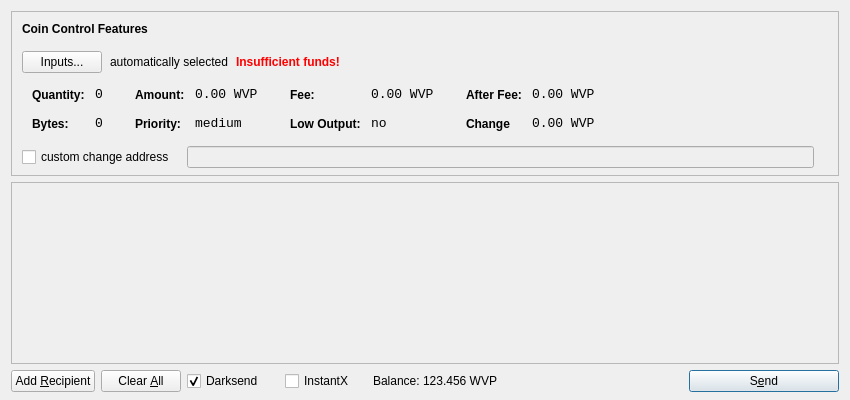
<?xml version="1.0" encoding="UTF-8"?>
<ui version="4.0">
 <class>SendCoinsDialog</class>
 <widget class="QDialog" name="SendCoinsDialog">
  <property name="geometry">
   <rect>
    <x>0</x>
    <y>0</y>
    <width>850</width>
    <height>400</height>
   </rect>
  </property>
  <property name="windowTitle">
   <string>Send Coins</string>
  </property>
  <layout class="QVBoxLayout" name="verticalLayout" stretch="0,1,0">
   <property name="bottomMargin">
    <number>8</number>
   </property>
   <item>
    <widget class="QFrame" name="frameCoinControl">
     <property name="sizePolicy">
      <sizepolicy hsizetype="Expanding" vsizetype="Expanding">
       <horstretch>0</horstretch>
       <verstretch>0</verstretch>
      </sizepolicy>
     </property>
     <property name="maximumSize">
      <size>
       <width>16777215</width>
       <height>16777215</height>
      </size>
     </property>
     <property name="frameShape">
      <enum>QFrame::StyledPanel</enum>
     </property>
     <property name="frameShadow">
      <enum>QFrame::Sunken</enum>
     </property>
     <layout class="QVBoxLayout" name="verticalLayoutCoinControl2">
      <property name="spacing">
       <number>-1</number>
      </property>
      <property name="leftMargin">
       <number>0</number>
      </property>
      <property name="topMargin">
       <number>0</number>
      </property>
      <property name="rightMargin">
       <number>0</number>
      </property>
      <property name="bottomMargin">
       <number>6</number>
      </property>
      <item>
       <layout class="QVBoxLayout" name="verticalLayoutCoinControl" stretch="0,0,0,0,1">
        <property name="spacing">
         <number>0</number>
        </property>
        <property name="leftMargin">
         <number>10</number>
        </property>
        <property name="topMargin">
         <number>10</number>
        </property>
        <item>
         <layout class="QHBoxLayout" name="horizontalLayoutCoinControl1">
          <property name="bottomMargin">
           <number>15</number>
          </property>
          <item>
           <widget class="QLabel" name="labelCoinControlFeatures">
            <property name="sizePolicy">
             <sizepolicy hsizetype="Preferred" vsizetype="Maximum">
              <horstretch>0</horstretch>
              <verstretch>0</verstretch>
             </sizepolicy>
            </property>
            <property name="font">
             <font>
              <weight>75</weight>
              <bold>true</bold>
             </font>
            </property>
            <property name="styleSheet">
             <string notr="true">font-weight:bold;</string>
            </property>
            <property name="text">
             <string>Coin Control Features</string>
            </property>
           </widget>
          </item>
         </layout>
        </item>
        <item>
         <layout class="QHBoxLayout" name="horizontalLayoutCoinControl2" stretch="0,0,0,0">
          <property name="spacing">
           <number>8</number>
          </property>
          <property name="bottomMargin">
           <number>10</number>
          </property>
          <item>
           <widget class="QPushButton" name="pushButtonCoinControl">
            <property name="styleSheet">
             <string notr="true"/>
            </property>
            <property name="text">
             <string>Inputs...</string>
            </property>
           </widget>
          </item>
          <item>
           <widget class="QLabel" name="labelCoinControlAutomaticallySelected">
            <property name="text">
             <string>automatically selected</string>
            </property>
            <property name="margin">
             <number>5</number>
            </property>
           </widget>
          </item>
          <item>
           <widget class="QLabel" name="labelCoinControlInsuffFunds">
            <property name="font">
             <font>
              <weight>75</weight>
              <bold>true</bold>
             </font>
            </property>
            <property name="styleSheet">
             <string notr="true">color:red;font-weight:bold;</string>
            </property>
            <property name="text">
             <string>Insufficient funds!</string>
            </property>
            <property name="margin">
             <number>5</number>
            </property>
           </widget>
          </item>
          <item>
           <spacer name="horizontalSpacerCoinControl">
            <property name="orientation">
             <enum>Qt::Horizontal</enum>
            </property>
            <property name="sizeHint" stdset="0">
             <size>
              <width>40</width>
              <height>1</height>
             </size>
            </property>
           </spacer>
          </item>
         </layout>
        </item>
        <item>
         <widget class="QWidget" name="widgetCoinControl" native="true">
          <property name="sizePolicy">
           <sizepolicy hsizetype="Preferred" vsizetype="Preferred">
            <horstretch>0</horstretch>
            <verstretch>0</verstretch>
           </sizepolicy>
          </property>
          <property name="minimumSize">
           <size>
            <width>0</width>
            <height>0</height>
           </size>
          </property>
          <property name="styleSheet">
           <string notr="true"/>
          </property>
          <layout class="QHBoxLayout" name="horizontalLayoutCoinControl5">
           <property name="margin">
            <number>0</number>
           </property>
           <item>
            <layout class="QHBoxLayout" name="horizontalLayoutCoinControl3" stretch="0,0,0,1">
             <property name="spacing">
              <number>20</number>
             </property>
             <property name="topMargin">
              <number>0</number>
             </property>
             <property name="bottomMargin">
              <number>10</number>
             </property>
             <item>
              <layout class="QFormLayout" name="formLayoutCoinControl1">
               <property name="horizontalSpacing">
                <number>10</number>
               </property>
               <property name="verticalSpacing">
                <number>14</number>
               </property>
               <property name="leftMargin">
                <number>10</number>
               </property>
               <property name="topMargin">
                <number>4</number>
               </property>
               <property name="rightMargin">
                <number>6</number>
               </property>
               <item row="0" column="0">
                <widget class="QLabel" name="labelCoinControlQuantityText">
                 <property name="styleSheet">
                  <string notr="true">font-weight:bold;</string>
                 </property>
                 <property name="text">
                  <string>Quantity:</string>
                 </property>
                 <property name="margin">
                  <number>0</number>
                 </property>
                </widget>
               </item>
               <item row="0" column="1">
                <widget class="QLabel" name="labelCoinControlQuantity">
                 <property name="font">
                  <font>
                   <family>Monospace</family>
                   <pointsize>10</pointsize>
                  </font>
                 </property>
                 <property name="cursor">
                  <cursorShape>IBeamCursor</cursorShape>
                 </property>
                 <property name="contextMenuPolicy">
                  <enum>Qt::ActionsContextMenu</enum>
                 </property>
                 <property name="text">
                  <string>0</string>
                 </property>
                 <property name="margin">
                  <number>0</number>
                 </property>
                 <property name="textInteractionFlags">
                  <set>Qt::LinksAccessibleByMouse|Qt::TextSelectableByKeyboard|Qt::TextSelectableByMouse</set>
                 </property>
                </widget>
               </item>
               <item row="1" column="0">
                <widget class="QLabel" name="labelCoinControlBytesText">
                 <property name="styleSheet">
                  <string notr="true">font-weight:bold;</string>
                 </property>
                 <property name="text">
                  <string>Bytes:</string>
                 </property>
                </widget>
               </item>
               <item row="1" column="1">
                <widget class="QLabel" name="labelCoinControlBytes">
                 <property name="font">
                  <font>
                   <family>Monospace</family>
                   <pointsize>10</pointsize>
                  </font>
                 </property>
                 <property name="cursor">
                  <cursorShape>IBeamCursor</cursorShape>
                 </property>
                 <property name="contextMenuPolicy">
                  <enum>Qt::ActionsContextMenu</enum>
                 </property>
                 <property name="text">
                  <string>0</string>
                 </property>
                 <property name="textInteractionFlags">
                  <set>Qt::LinksAccessibleByMouse|Qt::TextSelectableByKeyboard|Qt::TextSelectableByMouse</set>
                 </property>
                </widget>
               </item>
              </layout>
             </item>
             <item>
              <layout class="QFormLayout" name="formLayoutCoinControl2">
               <property name="horizontalSpacing">
                <number>10</number>
               </property>
               <property name="verticalSpacing">
                <number>14</number>
               </property>
               <property name="leftMargin">
                <number>6</number>
               </property>
               <property name="topMargin">
                <number>4</number>
               </property>
               <property name="rightMargin">
                <number>6</number>
               </property>
               <item row="0" column="0">
                <widget class="QLabel" name="labelCoinControlAmountText">
                 <property name="styleSheet">
                  <string notr="true">font-weight:bold;</string>
                 </property>
                 <property name="text">
                  <string>Amount:</string>
                 </property>
                 <property name="margin">
                  <number>0</number>
                 </property>
                </widget>
               </item>
               <item row="0" column="1">
                <widget class="QLabel" name="labelCoinControlAmount">
                 <property name="font">
                  <font>
                   <family>Monospace</family>
                   <pointsize>10</pointsize>
                  </font>
                 </property>
                 <property name="cursor">
                  <cursorShape>IBeamCursor</cursorShape>
                 </property>
                 <property name="contextMenuPolicy">
                  <enum>Qt::ActionsContextMenu</enum>
                 </property>
                 <property name="text">
                  <string>0.00 WVP</string>
                 </property>
                 <property name="textInteractionFlags">
                  <set>Qt::LinksAccessibleByMouse|Qt::TextSelectableByKeyboard|Qt::TextSelectableByMouse</set>
                 </property>
                </widget>
               </item>
               <item row="1" column="0">
                <widget class="QLabel" name="labelCoinControlPriorityText">
                 <property name="styleSheet">
                  <string notr="true">font-weight:bold;</string>
                 </property>
                 <property name="text">
                  <string>Priority:</string>
                 </property>
                </widget>
               </item>
               <item row="1" column="1">
                <widget class="QLabel" name="labelCoinControlPriority">
                 <property name="font">
                  <font>
                   <family>Monospace</family>
                   <pointsize>10</pointsize>
                  </font>
                 </property>
                 <property name="cursor">
                  <cursorShape>IBeamCursor</cursorShape>
                 </property>
                 <property name="contextMenuPolicy">
                  <enum>Qt::ActionsContextMenu</enum>
                 </property>
                 <property name="text">
                  <string>medium</string>
                 </property>
                 <property name="textInteractionFlags">
                  <set>Qt::LinksAccessibleByMouse|Qt::TextSelectableByKeyboard|Qt::TextSelectableByMouse</set>
                 </property>
                </widget>
               </item>
              </layout>
             </item>
             <item>
              <layout class="QFormLayout" name="formLayoutCoinControl3">
               <property name="horizontalSpacing">
                <number>10</number>
               </property>
               <property name="verticalSpacing">
                <number>14</number>
               </property>
               <property name="leftMargin">
                <number>6</number>
               </property>
               <property name="topMargin">
                <number>4</number>
               </property>
               <property name="rightMargin">
                <number>6</number>
               </property>
               <item row="0" column="0">
                <widget class="QLabel" name="labelCoinControlFeeText">
                 <property name="styleSheet">
                  <string notr="true">font-weight:bold;</string>
                 </property>
                 <property name="text">
                  <string>Fee:</string>
                 </property>
                 <property name="margin">
                  <number>0</number>
                 </property>
                </widget>
               </item>
               <item row="0" column="1">
                <widget class="QLabel" name="labelCoinControlFee">
                 <property name="font">
                  <font>
                   <family>Monospace</family>
                   <pointsize>10</pointsize>
                  </font>
                 </property>
                 <property name="cursor">
                  <cursorShape>IBeamCursor</cursorShape>
                 </property>
                 <property name="contextMenuPolicy">
                  <enum>Qt::ActionsContextMenu</enum>
                 </property>
                 <property name="text">
                  <string>0.00 WVP</string>
                 </property>
                 <property name="textInteractionFlags">
                  <set>Qt::LinksAccessibleByMouse|Qt::TextSelectableByKeyboard|Qt::TextSelectableByMouse</set>
                 </property>
                </widget>
               </item>
               <item row="1" column="0">
                <widget class="QLabel" name="labelCoinControlLowOutputText">
                 <property name="styleSheet">
                  <string notr="true">font-weight:bold;</string>
                 </property>
                 <property name="text">
                  <string>Low Output:</string>
                 </property>
                </widget>
               </item>
               <item row="1" column="1">
                <widget class="QLabel" name="labelCoinControlLowOutput">
                 <property name="font">
                  <font>
                   <family>Monospace</family>
                   <pointsize>10</pointsize>
                  </font>
                 </property>
                 <property name="cursor">
                  <cursorShape>IBeamCursor</cursorShape>
                 </property>
                 <property name="contextMenuPolicy">
                  <enum>Qt::ActionsContextMenu</enum>
                 </property>
                 <property name="text">
                  <string>no</string>
                 </property>
                 <property name="textInteractionFlags">
                  <set>Qt::LinksAccessibleByMouse|Qt::TextSelectableByKeyboard|Qt::TextSelectableByMouse</set>
                 </property>
                </widget>
               </item>
              </layout>
             </item>
             <item>
              <layout class="QFormLayout" name="formLayoutCoinControl4">
               <property name="horizontalSpacing">
                <number>10</number>
               </property>
               <property name="verticalSpacing">
                <number>14</number>
               </property>
               <property name="leftMargin">
                <number>6</number>
               </property>
               <property name="topMargin">
                <number>4</number>
               </property>
               <property name="rightMargin">
                <number>6</number>
               </property>
               <item row="0" column="0">
                <widget class="QLabel" name="labelCoinControlAfterFeeText">
                 <property name="styleSheet">
                  <string notr="true">font-weight:bold;</string>
                 </property>
                 <property name="text">
                  <string>After Fee:</string>
                 </property>
                 <property name="margin">
                  <number>0</number>
                 </property>
                </widget>
               </item>
               <item row="0" column="1">
                <widget class="QLabel" name="labelCoinControlAfterFee">
                 <property name="font">
                  <font>
                   <family>Monospace</family>
                   <pointsize>10</pointsize>
                  </font>
                 </property>
                 <property name="cursor">
                  <cursorShape>IBeamCursor</cursorShape>
                 </property>
                 <property name="contextMenuPolicy">
                  <enum>Qt::ActionsContextMenu</enum>
                 </property>
                 <property name="text">
                  <string>0.00 WVP</string>
                 </property>
                 <property name="textInteractionFlags">
                  <set>Qt::LinksAccessibleByMouse|Qt::TextSelectableByKeyboard|Qt::TextSelectableByMouse</set>
                 </property>
                </widget>
               </item>
               <item row="1" column="0">
                <widget class="QLabel" name="labelCoinControlChangeText">
                 <property name="styleSheet">
                  <string notr="true">font-weight:bold;</string>
                 </property>
                 <property name="text">
                  <string>Change</string>
                 </property>
                </widget>
               </item>
               <item row="1" column="1">
                <widget class="QLabel" name="labelCoinControlChange">
                 <property name="font">
                  <font>
                   <family>Monospace</family>
                   <pointsize>10</pointsize>
                  </font>
                 </property>
                 <property name="cursor">
                  <cursorShape>IBeamCursor</cursorShape>
                 </property>
                 <property name="contextMenuPolicy">
                  <enum>Qt::ActionsContextMenu</enum>
                 </property>
                 <property name="text">
                  <string>0.00 WVP</string>
                 </property>
                 <property name="textInteractionFlags">
                  <set>Qt::LinksAccessibleByMouse|Qt::TextSelectableByKeyboard|Qt::TextSelectableByMouse</set>
                 </property>
                </widget>
               </item>
              </layout>
             </item>
            </layout>
           </item>
          </layout>
         </widget>
        </item>
        <item>
         <layout class="QHBoxLayout" name="horizontalLayoutCoinControl4" stretch="0,0,0">
          <property name="spacing">
           <number>12</number>
          </property>
          <property name="sizeConstraint">
           <enum>QLayout::SetDefaultConstraint</enum>
          </property>
          <property name="topMargin">
           <number>5</number>
          </property>
          <property name="rightMargin">
           <number>5</number>
          </property>
          <item>
           <widget class="QCheckBox" name="checkBoxCoinControlChange">
            <property name="text">
             <string>custom change address</string>
            </property>
           </widget>
          </item>
          <item>
           <widget class="QLineEdit" name="lineEditCoinControlChange">
            <property name="enabled">
             <bool>false</bool>
            </property>
            <property name="sizePolicy">
             <sizepolicy hsizetype="Expanding" vsizetype="Fixed">
              <horstretch>0</horstretch>
              <verstretch>0</verstretch>
             </sizepolicy>
            </property>
           </widget>
          </item>
          <item>
           <widget class="QLabel" name="labelCoinControlChangeLabel">
            <property name="sizePolicy">
             <sizepolicy hsizetype="Preferred" vsizetype="Expanding">
              <horstretch>0</horstretch>
              <verstretch>0</verstretch>
             </sizepolicy>
            </property>
            <property name="minimumSize">
             <size>
              <width>0</width>
              <height>0</height>
             </size>
            </property>
            <property name="text">
             <string/>
            </property>
            <property name="margin">
             <number>3</number>
            </property>
           </widget>
          </item>
         </layout>
        </item>
        <item>
         <spacer name="verticalSpacerCoinControl">
          <property name="orientation">
           <enum>Qt::Vertical</enum>
          </property>
          <property name="sizeHint" stdset="0">
           <size>
            <width>800</width>
            <height>1</height>
           </size>
          </property>
         </spacer>
        </item>
       </layout>
      </item>
     </layout>
    </widget>
   </item>
   <item>
    <widget class="QScrollArea" name="scrollArea">
     <property name="widgetResizable">
      <bool>true</bool>
     </property>
     <widget class="QWidget" name="scrollAreaWidgetContents">
      <property name="geometry">
       <rect>
        <x>0</x>
        <y>0</y>
        <width>830</width>
        <height>165</height>
       </rect>
      </property>
      <layout class="QVBoxLayout" name="verticalLayout_2">
       <property name="margin">
        <number>0</number>
       </property>
       <item>
        <layout class="QVBoxLayout" name="entries">
         <property name="spacing">
          <number>6</number>
         </property>
        </layout>
       </item>
       <item>
        <spacer name="verticalSpacer">
         <property name="orientation">
          <enum>Qt::Vertical</enum>
         </property>
         <property name="sizeHint" stdset="0">
          <size>
           <width>20</width>
           <height>40</height>
          </size>
         </property>
        </spacer>
       </item>
      </layout>
     </widget>
    </widget>
   </item>
   <item>
    <layout class="QHBoxLayout" name="horizontalLayout">
     <item>
      <widget class="QPushButton" name="addButton">
       <property name="toolTip">
        <string>Send to multiple recipients at once</string>
       </property>
       <property name="text">
        <string>Add &amp;Recipient</string>
       </property>
       <property name="autoDefault">
        <bool>false</bool>
       </property>
      </widget>
     </item>
     <item>
      <widget class="QPushButton" name="clearButton">
       <property name="sizePolicy">
        <sizepolicy hsizetype="Minimum" vsizetype="Fixed">
         <horstretch>0</horstretch>
         <verstretch>0</verstretch>
        </sizepolicy>
       </property>
       <property name="toolTip">
        <string>Remove all transaction fields</string>
       </property>
       <property name="text">
        <string>Clear &amp;All</string>
       </property>
       <property name="autoRepeatDelay">
        <number>300</number>
       </property>
       <property name="autoDefault">
        <bool>false</bool>
       </property>
      </widget>
     </item>
     <item>
      <layout class="QHBoxLayout" name="horizontalLayout_2">
       <property name="spacing">
        <number>3</number>
       </property>
        <item>
        <widget class="QCheckBox" name="checkUseDarksend">
         <property name="minimumSize">
          <size>
           <width>95</width>
           <height>0</height>
          </size>
         </property>
         <property name="text">
          <string>Darksend</string>
         </property>
         <property name="checked">
          <bool>true</bool>
         </property>
        </widget>
       </item>
       <item>
        <widget class="QCheckBox" name="checkInstantX">
         <property name="enabled">
          <bool>true</bool>
         </property>
         <property name="minimumSize">
          <size>
           <width>85</width>
           <height>0</height>
          </size>
         </property>
         <property name="text">
          <string>InstantX</string>
         </property>
        </widget>
       </item>
       <item>
        <widget class="QLabel" name="label">
         <property name="sizePolicy">
          <sizepolicy hsizetype="Preferred" vsizetype="Fixed">
           <horstretch>0</horstretch>
           <verstretch>0</verstretch>
          </sizepolicy>
         </property>
         <property name="text">
          <string>Balance:</string>
         </property>
        </widget>
       </item>
       <item>
        <widget class="QLabel" name="labelBalance">
         <property name="sizePolicy">
          <sizepolicy hsizetype="Preferred" vsizetype="Fixed">
           <horstretch>0</horstretch>
           <verstretch>0</verstretch>
          </sizepolicy>
         </property>
         <property name="cursor">
          <cursorShape>IBeamCursor</cursorShape>
         </property>
         <property name="text">
          <string>123.456 WVP</string>
         </property>
         <property name="textInteractionFlags">
          <set>Qt::LinksAccessibleByMouse|Qt::TextSelectableByKeyboard|Qt::TextSelectableByMouse</set>
         </property>
        </widget>
       </item>
      </layout>
     </item>
     <item>
      <spacer name="horizontalSpacer">
       <property name="orientation">
        <enum>Qt::Horizontal</enum>
       </property>
       <property name="sizeHint" stdset="0">
        <size>
         <width>40</width>
         <height>20</height>
        </size>
       </property>
      </spacer>
     </item>
     <item>
      <widget class="QPushButton" name="sendButton">
       <property name="minimumSize">
        <size>
         <width>150</width>
         <height>0</height>
        </size>
       </property>
       <property name="toolTip">
        <string>Confirm the send action</string>
       </property>
       <property name="text">
        <string>S&amp;end</string>
       </property>
       <property name="icon">
        <iconset resource="../bitcoin.qrc">
         <normaloff>:/icons/send</normaloff>:/icons/send</iconset>
       </property>
       <property name="default">
        <bool>true</bool>
       </property>
      </widget>
     </item>
    </layout>
   </item>
  </layout>
 </widget>
 <resources>
  <include location="../bitcoin.qrc"/>
 </resources>
 <connections/>
</ui>
